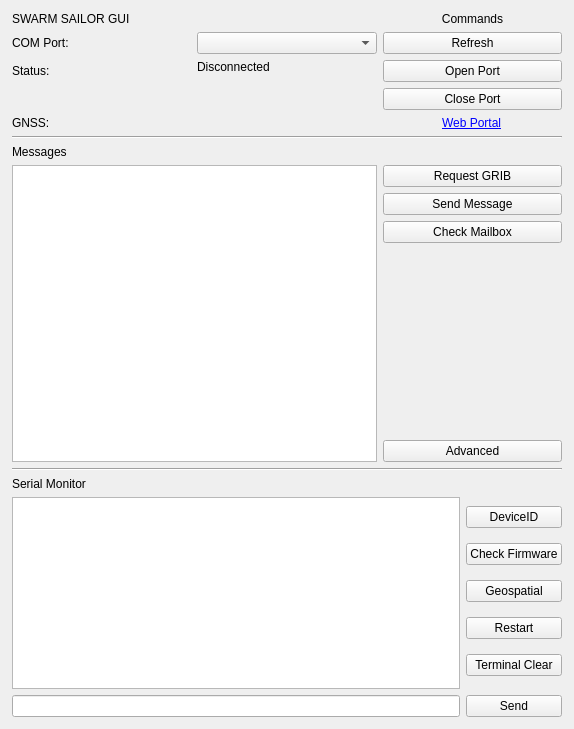
<?xml version="1.0" encoding="UTF-8"?>
<ui version="4.0">
 <class>MainWindow</class>
 <widget class="QMainWindow" name="MainWindow">
  <property name="geometry">
   <rect>
    <x>0</x>
    <y>0</y>
    <width>574</width>
    <height>729</height>
   </rect>
  </property>
  <property name="font">
   <font>
    <family>Segoe UI</family>
   </font>
  </property>
  <property name="mouseTracking">
   <bool>false</bool>
  </property>
  <property name="windowTitle">
   <string>Swarm Sailor</string>
  </property>
  <widget class="QWidget" name="gridLayoutWidget">
   <layout class="QGridLayout" name="gridLayout">
    <property name="leftMargin">
     <number>12</number>
    </property>
    <property name="topMargin">
     <number>12</number>
    </property>
    <property name="rightMargin">
     <number>12</number>
    </property>
    <property name="bottomMargin">
     <number>12</number>
    </property>
    <item row="2" column="2">
     <widget class="QPushButton" name="Button_Open_Port">
      <property name="text">
       <string>Open Port</string>
      </property>
     </widget>
    </item>
    <item row="6" column="0" alignment="Qt::AlignTop">
     <widget class="QLabel" name="label_GNSS_status">
      <property name="sizePolicy">
       <sizepolicy hsizetype="Preferred" vsizetype="Fixed">
        <horstretch>0</horstretch>
        <verstretch>0</verstretch>
       </sizepolicy>
      </property>
      <property name="text">
       <string>GNSS:</string>
      </property>
     </widget>
    </item>
    <item row="7" column="0" colspan="3">
     <widget class="Line" name="line">
      <property name="orientation">
       <enum>Qt::Horizontal</enum>
      </property>
     </widget>
    </item>
    <item row="8" column="0">
     <widget class="QLabel" name="label_Messages">
      <property name="sizePolicy">
       <sizepolicy hsizetype="Preferred" vsizetype="Fixed">
        <horstretch>0</horstretch>
        <verstretch>0</verstretch>
       </sizepolicy>
      </property>
      <property name="text">
       <string>Messages</string>
      </property>
     </widget>
    </item>
    <item row="17" column="0" colspan="3">
     <widget class="QWidget" name="advancedSection" native="true">
      <layout class="QGridLayout" name="advancedSection_layout">
       <property name="leftMargin">
        <number>0</number>
       </property>
       <property name="topMargin">
        <number>0</number>
       </property>
       <property name="rightMargin">
        <number>0</number>
       </property>
       <property name="bottomMargin">
        <number>0</number>
       </property>
       <property name="spacing">
        <number>6</number>
       </property>
       <item row="6" column="1">
        <widget class="QPushButton" name="Button_Serial_Monitor_Send">
         <property name="toolTip">
          <string>Send to Serial</string>
         </property>
         <property name="text">
          <string>Send</string>
         </property>
        </widget>
       </item>
       <item row="4" column="0" rowspan="2">
        <widget class="QPlainTextEdit" name="Serial_Monitor_Display"/>
       </item>
       <item row="6" column="0">
        <widget class="QLineEdit" name="Serial_Monitor_SendLine"/>
       </item>
       <item row="3" column="0">
        <widget class="QLabel" name="Label_Serial_Monitor">
         <property name="sizePolicy">
          <sizepolicy hsizetype="Preferred" vsizetype="Fixed">
           <horstretch>0</horstretch>
           <verstretch>0</verstretch>
          </sizepolicy>
         </property>
         <property name="text">
          <string>Serial Monitor</string>
         </property>
        </widget>
       </item>
       <item row="2" column="0" colspan="2">
        <widget class="Line" name="line_3">
         <property name="toolTip">
          <string>Don't Spook the Meatloaf</string>
         </property>
         <property name="orientation">
          <enum>Qt::Horizontal</enum>
         </property>
        </widget>
       </item>
       <item row="4" column="1" rowspan="2">
        <layout class="QVBoxLayout" name="verticalLayout">
         <item>
          <widget class="QPushButton" name="Button_DeviceID">
           <property name="toolTip">
            <string>Get Device ID</string>
           </property>
           <property name="text">
            <string>DeviceID</string>
           </property>
          </widget>
         </item>
         <item>
          <widget class="QPushButton" name="Button_Firmware">
           <property name="toolTip">
            <string>Get Firmware</string>
           </property>
           <property name="text">
            <string>Check Firmware</string>
           </property>
          </widget>
         </item>
         <item>
          <widget class="QPushButton" name="Button_Geospatial">
           <property name="toolTip">
            <string>Toggle GNSS data</string>
           </property>
           <property name="text">
            <string>Geospatial</string>
           </property>
          </widget>
         </item>
         <item>
          <widget class="QPushButton" name="Button_Restart">
           <property name="toolTip">
            <string>Restart Modem</string>
           </property>
           <property name="text">
            <string>Restart</string>
           </property>
          </widget>
         </item>
         <item>
          <widget class="QPushButton" name="Button_Serial_Terminal_Clear">
           <property name="text">
            <string>Terminal Clear</string>
           </property>
          </widget>
         </item>
        </layout>
       </item>
      </layout>
     </widget>
    </item>
    <item row="9" column="0" rowspan="4" colspan="2">
     <widget class="QPlainTextEdit" name="Messages_Display">
      <property name="minimumSize">
       <size>
        <width>0</width>
        <height>200</height>
       </size>
      </property>
     </widget>
    </item>
    <item row="0" column="2">
     <widget class="QLabel" name="label_Commands">
      <property name="text">
       <string>Commands</string>
      </property>
      <property name="alignment">
       <set>Qt::AlignCenter</set>
      </property>
     </widget>
    </item>
    <item row="1" column="0">
     <widget class="QLabel" name="label_COM_PORT">
      <property name="text">
       <string>COM Port:</string>
      </property>
     </widget>
    </item>
    <item row="1" column="1">
     <widget class="QComboBox" name="comboBox_PORT"/>
    </item>
    <item row="9" column="2">
     <widget class="QPushButton" name="Button_Get_GRIB">
      <property name="toolTip">
       <string>Request a new GRIB file</string>
      </property>
      <property name="text">
       <string>Request GRIB</string>
      </property>
     </widget>
    </item>
    <item row="10" column="2">
     <widget class="QPushButton" name="Button_Send_Message">
      <property name="text">
       <string>Send Message</string>
      </property>
     </widget>
    </item>
    <item row="11" column="2">
     <widget class="QPushButton" name="Button_Mailbox">
      <property name="text">
       <string>Check Mailbox</string>
      </property>
     </widget>
    </item>
    <item row="6" column="1">
     <widget class="QLabel" name="data_GNSS">
      <property name="sizePolicy">
       <sizepolicy hsizetype="Preferred" vsizetype="Fixed">
        <horstretch>0</horstretch>
        <verstretch>0</verstretch>
       </sizepolicy>
      </property>
      <property name="minimumSize">
       <size>
        <width>0</width>
        <height>0</height>
       </size>
      </property>
      <property name="text">
       <string/>
      </property>
      <property name="textInteractionFlags">
       <set>Qt::LinksAccessibleByMouse|Qt::TextSelectableByKeyboard|Qt::TextSelectableByMouse</set>
      </property>
     </widget>
    </item>
    <item row="2" column="0">
     <widget class="QLabel" name="label_COM_Status">
      <property name="text">
       <string>Status:</string>
      </property>
     </widget>
    </item>
    <item row="1" column="2">
     <widget class="QPushButton" name="Button_Refresh_PORT">
      <property name="text">
       <string>Refresh</string>
      </property>
     </widget>
    </item>
    <item row="12" column="2" alignment="Qt::AlignBottom">
     <widget class="QPushButton" name="Button_Advanced">
      <property name="toolTip">
       <string>Close or Open Advanced Window</string>
      </property>
      <property name="text">
       <string>Advanced</string>
      </property>
     </widget>
    </item>
    <item row="0" column="0">
     <widget class="QLabel" name="Label_Title">
      <property name="sizePolicy">
       <sizepolicy hsizetype="Preferred" vsizetype="Fixed">
        <horstretch>0</horstretch>
        <verstretch>0</verstretch>
       </sizepolicy>
      </property>
      <property name="text">
       <string>SWARM SAILOR GUI</string>
      </property>
     </widget>
    </item>
    <item row="6" column="2" alignment="Qt::AlignHCenter">
     <widget class="QLabel" name="label_Portal_HTTP">
      <property name="text">
       <string>&lt;a href=&quot;http://portal.swarmsailor.space/&quot;&gt;Web Portal&lt;/a&gt;</string>
      </property>
      <property name="openExternalLinks">
       <bool>true</bool>
      </property>
     </widget>
    </item>
    <item row="2" column="1" rowspan="2" alignment="Qt::AlignTop">
     <widget class="QLabel" name="data_Status">
      <property name="text">
       <string>Disconnected</string>
      </property>
      <property name="textInteractionFlags">
       <set>Qt::LinksAccessibleByMouse|Qt::TextSelectableByKeyboard|Qt::TextSelectableByMouse</set>
      </property>
     </widget>
    </item>
    <item row="3" column="2">
     <widget class="QPushButton" name="Button_Close_Port">
      <property name="sizePolicy">
       <sizepolicy hsizetype="Minimum" vsizetype="Fixed">
        <horstretch>0</horstretch>
        <verstretch>0</verstretch>
       </sizepolicy>
      </property>
      <property name="text">
       <string>Close Port</string>
      </property>
     </widget>
    </item>
   </layout>
  </widget>
 </widget>
 <resources/>
 <connections/>
</ui>
